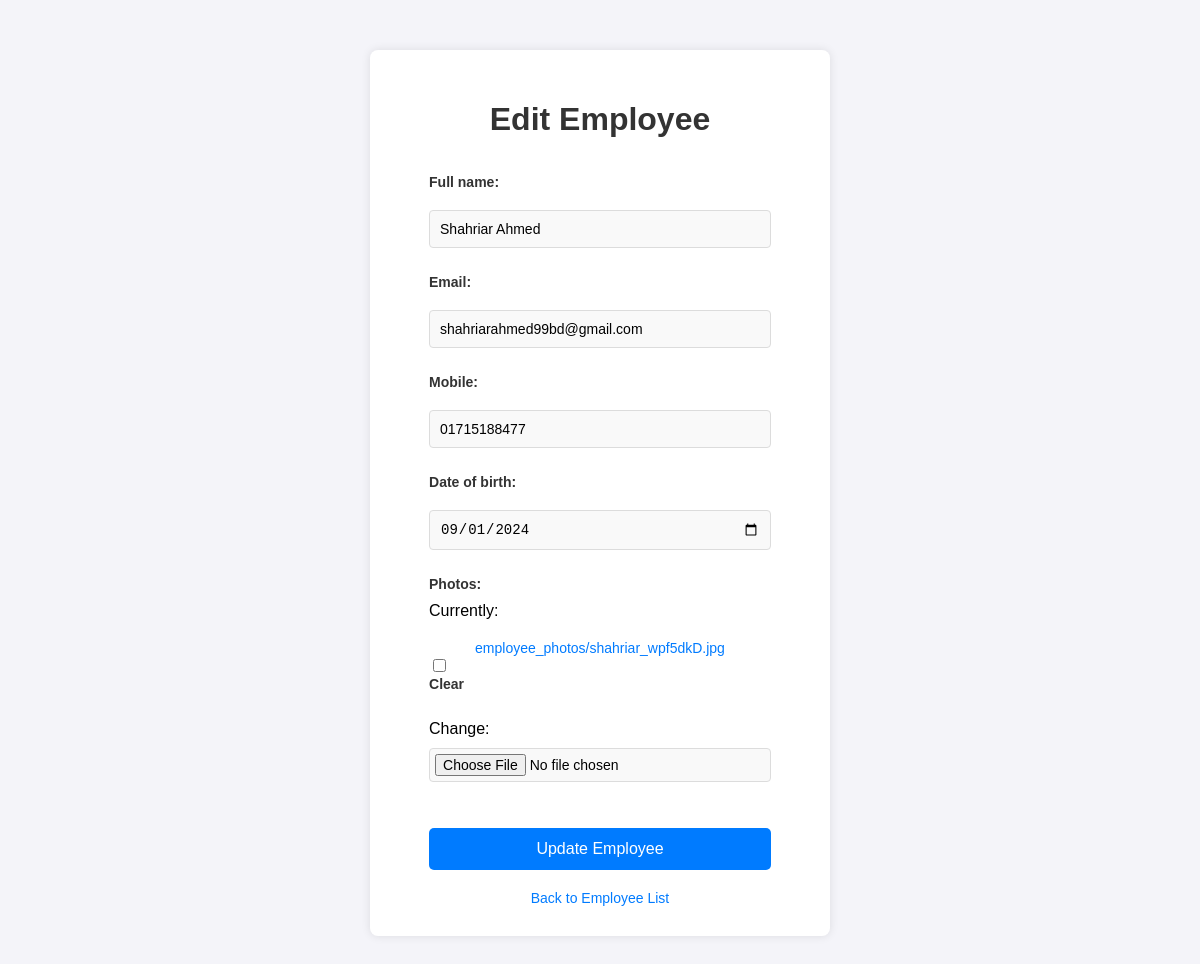
The page /employees/edit/3/ on the database its author committed.
### employee/models.py (models this page shows, shortened)
class Employees(models.Model):
    full_name = models.CharField(max_length = 100)
    email = models.EmailField(unique = True)
    mobile = models.CharField(max_length = 15)
    date_of_birth = models.DateField()
    photos = models.ImageField(upload_to='employee_photos/', blank=True, null=True)

### employee/views.py (the view)
# urls.py: path('edit/<int:employee_id>/', edit_employee, name = 'edit_employee'),
def edit_employee(request, employee_id):
    form = EmployeeForm()
    employee = get_object_or_404(Employees, id=employee_id)
    if request.method == 'POST':
        form = EmployeeForm(request.POST, request.FILES, instance=employee)
        if form.is_valid():
            employee = form.save(commit=False)
            if 'photos' in request.FILES:
                img = Image.open(employee.photos)
                img = img.resize((300, 300))
                img.save(employee.photos.path)
            employee.save()
            return redirect('employee_list')
    else:
        form = EmployeeForm(instance=employee)
    return render(request, 'employees/edit_employee.html', {'form': form, 'employee':employee})

### employee/forms.py
class EmployeeForm(forms.ModelForm):
    date_of_birth = forms.DateField(widget = forms.TextInput(attrs = {'type':'date'}))
    class Meta:
        model = Employees
        fields = ['full_name', 'email', 'mobile', 'date_of_birth', 'photos']

### templates/employees/edit_employee.html (shortened to what this page needs)
{% load static %}
<!DOCTYPE html>
<html lang="en">
<head>
    <link rel="stylesheet" href="{% static 'css/edit_employee.css' %}">
</head>
<body>
    <div class="form-container">
        <h1>Edit Employee</h1>
        <form method="post" enctype="multipart/form-data">
            {{ form.as_p }}
            <button type="submit">Update Employee</button>
        </form>
        <a href="{% url 'employee_list' %}">Back to Employee List</a>
    </div>
</body>
</html>

### static/css/edit_employee.css (style rules this page uses)
body { font-family: Arial, sans-serif; background-color: #f4f4f9; margin: 0; padding: 0; display: flex; justify-content: center; align-items: flex-start; min-height: 100vh; padding: 50px 0; }
h1 { text-align: center; color: #333; margin-bottom: 20px; }
.form-container { background-color: #ffffff; padding: 30px; border-radius: 8px; box-shadow: 0 0 10px rgba(0, 0, 0, 0.1); width: 400px; margin: 0 auto; display: flex; flex-direction: column; justify-content: space-between; align-items: center; min-height: 500px; }
label { font-size: 14px; font-weight: bold; margin-bottom: 10px; display: block; color: #333; }
input[type="text"], input[type="email"], input[type="file"], input[type="date"], select { width: 100%; padding: 10px; margin: 10px 0; border: 1px solid #ccc; border-radius: 4px; box-sizing: border-box; font-size: 14px; background-color: #f4f4f9; }
input[type="file"] { padding: 5px; font-size: 13px; }
button { width: 100%; padding: 12px 20px; background-color: #007bff; color: white; border: none; border-radius: 4px; cursor: pointer; font-size: 16px; margin-top: 20px; }
a { display: block; margin-top: 20px; color: #007bff; text-decoration: none; font-size: 14px; text-align: center; }
input[type="text"], input[type="email"], input[type="date"], input[type="file"] { background-color: #f9f9f9; border: 1px solid #dcdcdc; }
input[type="file"] { padding: 5px; font-size: 14px; }
button { background-color: #007bff; color: #fff; font-size: 16px; padding: 12px 0; border: none; border-radius: 5px; cursor: pointer; transition: background-color 0.3s ease; }

### rows shown on the page
Employees: full_name "Shahriar Ahmed", email "shahriarahmed99bd@gmail.com", mobile "01715188477", date_of_birth "09/01/2024"
